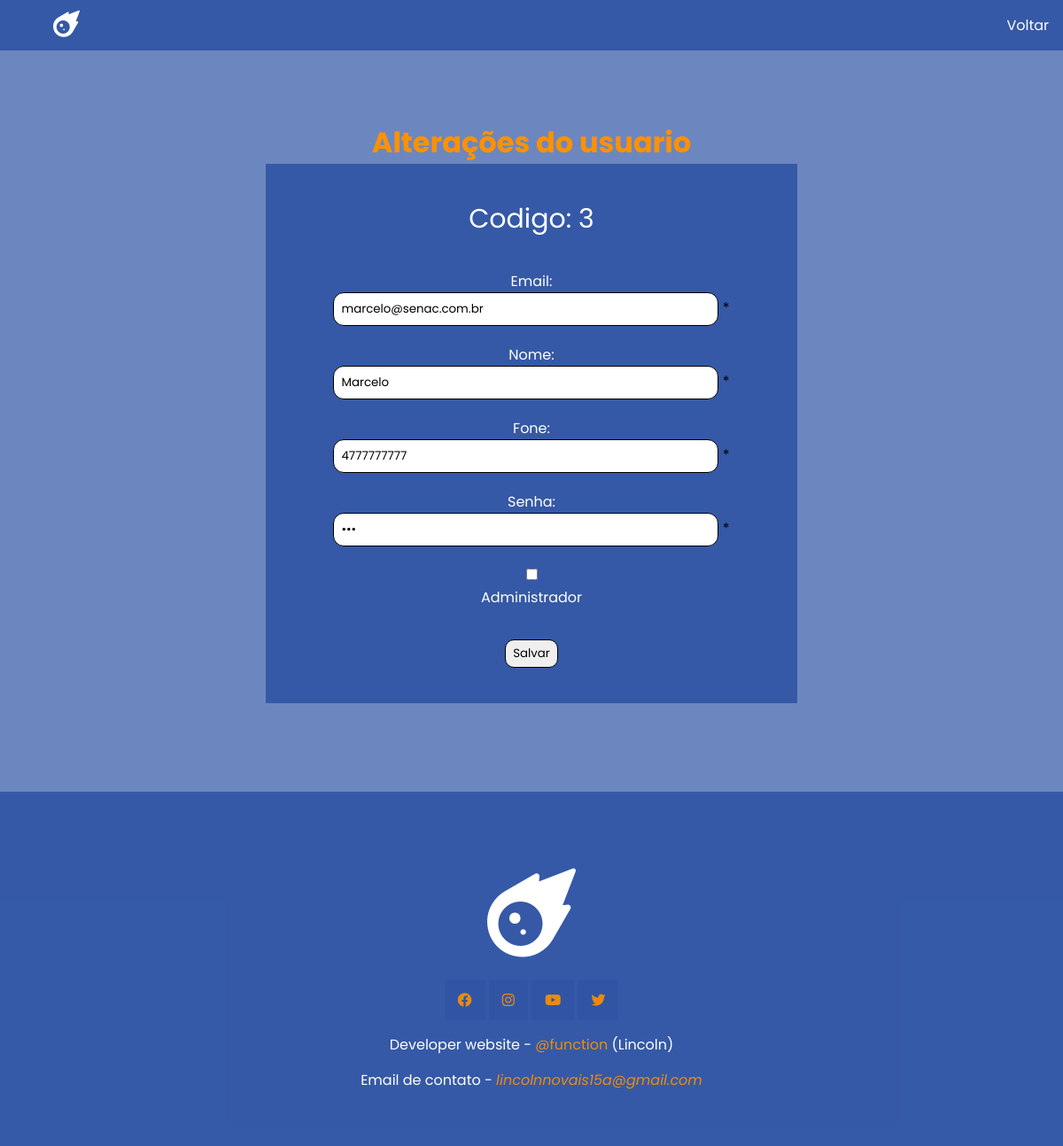
Page /paginas/altUsuario.php?codigo=3 on the committed database.
### tables this page shows
CREATE TABLE `usuario` (
  `codigo` int(11) NOT NULL,
  `email` varchar(255) NOT NULL,
  `nome` varchar(255) NOT NULL,
  `telefone` varchar(255) NOT NULL,
  `senha` varchar(255) NOT NULL,
  `administrador` tinyint(1) NOT NULL
);

### paginas/altUsuario.php (the view, shortened to what this page needs)
<?php
    include "../include/MySql.php";
    $email = $senha = $nome = $telefone = $administrador = "";
    $emailErr = $senhaErr = $nomeErr = $telefoneErr = $msgErr = "";
    if (isset($_GET['codigo'])){
        $codigo = $_GET['codigo'];
        $sql = $pdo->prepare('SELECT * FROM usuario WHERE codigo = ?');
        if ($sql->execute(array($codigo))){
            $info = $sql->fetchAll(PDO::FETCH_ASSOC);
            foreach($info as $key => $value){
                $codigo = $value['codigo'];
                $nome = $value['nome'];
                $email = $value['email'];
                $telefone = $value['telefone'];
                $senha = $value['senha'];
                $administrador = $value['administrador'];
            };
        };
    };
?>
<!DOCTYPE html>
<html lang="pt-br">
<head>
    <link rel="stylesheet" href="https://cdnjs.cloudflare.com/ajax/libs/font-awesome/6.1.1/css/all.min.css">
    <link rel="stylesheet" href="../css/estilo.css">
</head>
<body>
    <nav class="navbar">
        <div class="brand-title">
            <i class="fa-solid fa-meteor"></i>
        </div>
        <div class="navbar-links">
            <ul>
            <li><a href="../paginas/listusuario.php">Voltar</a></li>
            </ul>
        </div>
    </nav>
<form action="" method="POST">
<h1 class="titulo-txt">Alterações do usuario</h1>
    <fieldset>
        <div>
            <label class="codigo" for="codigo"><p> Codigo: <?php echo $codigo?> </p></label>
            <br>
        </div>
        <div class="div-form">
            <label for="email"><p class="txt-alt"> Email: </p></label>
            <input class="input-login" type="mail" name="email" value="<?php echo $email?>">
            <span class="obrigatorio">* <?php echo $emailErr ?></span>
        </div>
        <div class="div-form">
            <label for="nome"><p class="txt-alt"> Nome: </p></label>
            <input class="input-login" type="text" name="nome" value="<?php echo $nome?>">
         <span class="obrigatorio">* <?php echo $nomeErr ?></span>
        </div>
        <div class="div-form">
            <label for="telefone"><p class="txt-alt"> Fone: </p></label>
            <input class="input-login" type="text" name="telefone" value="<?php echo $telefone?>">
            <span class="obrigatorio">* <?php echo $telefoneErr ?></span>
        </div>
        <div class="div-form">
            <label for="senha"><p class="txt-alt"> Senha: </p></label>
            <input class="input-login" type="password" name="senha" value="<?php echo $senha?>">
            <span class="obrigatorio">* <?php echo $senhaErr ?></span>
        </div>
        <div class="div-form">
            <input class="input-login" type="checkbox" name="administrador" <?php if($administrador==1){?> checked="check"<?php } ?>>
            <label for="administrador"><p class="txt-alt"> Administrador</p></label>
        </div>
        <br>
        <div>
            <input class="button-form" type="submit" value="Salvar" name="cadastro">
        </div>
    </fieldset>
</form>
    <footer class="footer">
        <div class="footer-container">
            <div class="footer-info logo">
                <a href="#">
                    <i class="fa-solid fa-meteor"></i>
                </a>
            </div>
            <div class="footer-info">
                <a target="_blank" href="https://www.facebook.com"><i class="fa-brands fa-facebook"></i></a>
                <a target="_blank" href="https://www.instagram.com"><i class="fa-brands fa-instagram"></i></a>
                <a target="_blank" href="https://www.youtube.com"><i class="fa-brands fa-youtube"></i></a>
                <a target="_blank" href="https://www.twitter.com"><i class="fa-brands fa-twitter"></i></a>
            </div>
            <div style="text-align: center;" class="footer-info">
                <p style="margin-top: 5px;">Developer website - <a target="_blank" href="https://github.com/function404">@function</a> (Lincoln) </p>
            </div>
            <div style="text-align: center;" class="footer-info">
                <p style="margin-top: 5px;">Email de contato - <i><a href="mailto:lincolnnovais15a@gmail.com">lincolnnovais15a@gmail.com</a></i></p>
            </div>
        </div>
    </footer>
    </body>
</html>

### css/estilo.css (style rules this page uses)
* { box-sizing: border-box; margin: 0; padding: 0; list-style: none; text-decoration: none; font-family: 'Poppins', sans-serif; }
:root { --color-body: rgba(47, 85, 164, 0.7); --color-primary: rgba(255, 145, 0, 0.9); --color-secondary: rgba(47, 85, 164, 0.9); --color-tertiary: rgb(255, 145, 0); --color-white: rgb(255, 255, 255); --color-black: rgb(0, 0, 0); }
body { height: 50vh; padding: 0; margin: 0; background-color: var(--color-body); }
.navbar { display: flex; justify-content: space-between; align-items: center; background: var(--color-secondary); color: var(--color-white); }
.brand-title { font-size: 30px; margin-left: 60px; }
.navbar-links ul { margin: 0; padding: 0; display: flex; }
.navbar-links li { list-style: none; }
.navbar-links li a { text-decoration: none; color: var(--color-white); padding: 1rem; display: block; }
form { padding: 80px 0px 80px 0px; text-align: center; }
fieldset { width: 50%; text-align: center; margin: 0 auto; padding: 40px 0px 40px 0px; border: none; background-color: var(--color-secondary); }
.div-form { padding: 10px; }
.input-login { padding: 8px; width: 75%; border: 1px solid var(--color-black); border-radius: 12px; }
.button-form { width: 10%; padding: 5px; border: 1px solid var(--color-black); border-radius: 10px; }
.titulo-txt { color: var(--color-tertiary); }
.txt-alt { color: var(--color-white); }
.codigo p { color: var(--color-white); font-size: 30px; }
.footer { width: 100%; height: 100%; margin-top: 20px; background-color:var(--color-secondary); }
.footer-container { height: 100%; padding: 50px; display: flex; align-items: center; justify-content: center; flex-direction: column; }
.footer-info { margin-top: 10px; color: var(--color-white); }
.footer-info p a { color: var(--color-primary); transition: all .5s ease; }
.footer-info a i { padding: 15px; color: var(--color-primary); border-radius: 3px; transition: all .5s ease; background-color: var(--color-body); }
.footer-info.logo a i { color: var(--color-white); padding: 0 auto; background-color: transparent; margin: 0 auto; font-size: 100px; transition: all .5s ease; }

### rows in the picture
usuario: codigo "3", email "marcelo@senac.com.br", nome "Marcelo", telefone "4777777777"
